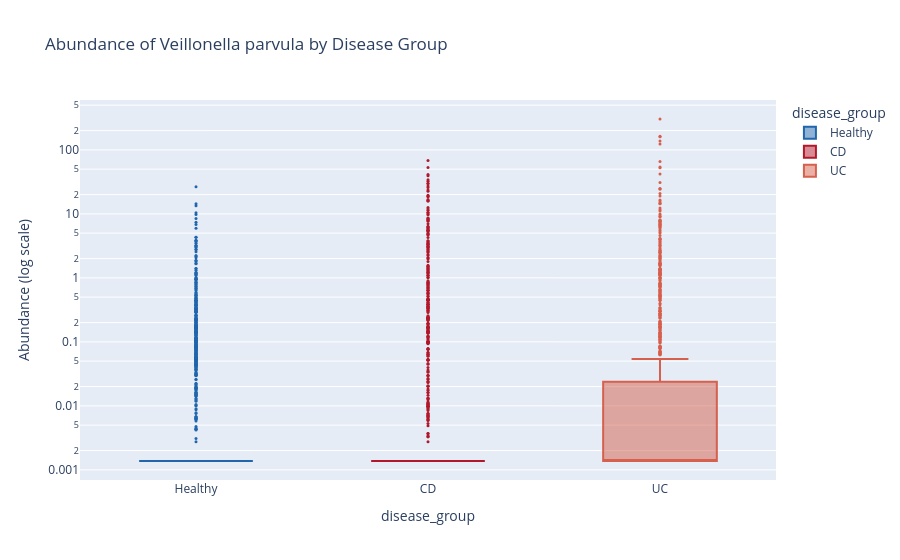

This figure's notebook cell:
### Markdown cell above
<details>
<summary><strong>🔎 Solution :</strong></summary>

```

cur_species =  "Veillonella parvula"
operon_abd_data.pl.boxplot(
    feature_name=cur_species, 
    x_axis_col="disease_group",
    feature_type_col="species",
    title="Abundance of {0} by Disease Group".format(cur_species),
    color_map = {
            "Healthy": "#2166ac",
            # "nonIBD": "#2166ac",
            "CD": "#b2182b",
            "UC": "#d6604d",
            # "CRC": "#762a83",
            # "MP": "#9970ab",
            # "adenoma": "#c2a5cf",
        }
)



```

</details>

### Code cell
# Your solutions here
cur_species =  "Veillonella parvula"
operon_abd_data.pl.boxplot(
    feature_name=cur_species, 
    x_axis_col="disease_group",
    feature_type_col="species",
    title="Abundance of {0} by Disease Group".format(cur_species),
    color_map = {
            "Healthy": "#2166ac",
            # "nonIBD": "#2166ac",
            "CD": "#b2182b",
            "UC": "#d6604d",
            # "CRC": "#762a83",
            # "MP": "#9970ab",
            # "adenoma": "#c2a5cf",
        }
)

### Figure 1 — Plotly figure (JSON) as saved in the notebook; plotly's stock layout.template omitted (floating-point values rounded to 4 significant figures; data arrays with more than 128 entries replaced by an {"elided": "..."} marker saying what was removed)
{"data": [{"alignmentgroup": "True", "boxpoints": "outliers", "hovertemplate": "disease_group=%{x}<br>abundance=%{y}<extra></extra>", "legendgroup": "Healthy", "marker": {"color": "#2166ac", "size": 3}, "name": "Healthy", "notched": false, "offsetgroup": "Healthy", "orientation": "v", "showlegend": true, "type": "box", "x": {"elided": "5750 str values"}, "x0": " ", "xaxis": "x", "y": {"elided": "5750 float values"}, "y0": " ", "yaxis": "y"}, {"alignmentgroup": "True", "boxpoints": "outliers", "hovertemplate": "disease_group=%{x}<br>abundance=%{y}<extra></extra>", "legendgroup": "CD", "marker": {"color": "#b2182b", "size": 3}, "name": "CD", "notched": false, "offsetgroup": "CD", "orientation": "v", "showlegend": true, "type": "box", "x": {"elided": "1523 str values"}, "x0": " ", "xaxis": "x", "y": {"elided": "1523 float values"}, "y0": " ", "yaxis": "y"}, {"alignmentgroup": "True", "boxpoints": "outliers", "hovertemplate": "disease_group=%{x}<br>abundance=%{y}<extra></extra>", "legendgroup": "UC", "marker": {"color": "#d6604d", "size": 3}, "name": "UC", "notched": false, "offsetgroup": "UC", "orientation": "v", "showlegend": true, "type": "box", "x": {"elided": "1082 str values"}, "x0": " ", "xaxis": "x", "y": {"elided": "1082 float values"}, "y0": " ", "yaxis": "y"}], "layout": {"boxmode": "overlay", "legend": {"title": {"text": "disease_group"}, "tracegroupgap": 0}, "title": {"text": "Abundance of Veillonella parvula by Disease Group"}, "xaxis": {"anchor": "y", "categoryarray": ["Healthy", "CD", "UC"], "categoryorder": "array", "domain": [0, 1], "title": {"text": "disease_group"}}, "yaxis": {"anchor": "x", "domain": [0, 1], "title": {"text": "Abundance (log scale)"}, "type": "log"}}}
